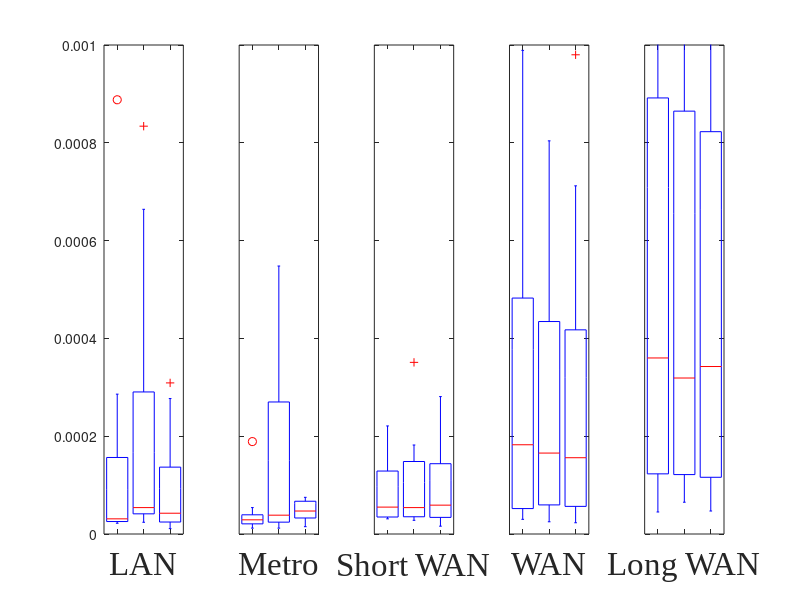

Source code (MATLAB): (Note: this script raises an error after producing the figure.)
clear all;
close all;
clc;

fsize=24;
fsize_legend = 22;
fsize_axis = 24;
fname = 'Times New Roman';

fig = figure;


data1 = dlmread('LAN_TCP_Jitter.csv')';
data2 = dlmread('Metro_TCP_Jitter.csv')';
data3 = dlmread('ShortWAN_TCP_Jitter.csv')';
data4 = dlmread('WAN_TCP_Jitter.csv')';
data5 = dlmread('LongWAN_TCP_Jitter.csv')';

%data1 = dlmread('LAN_UDP_Jitter.csv')';
%data2 = dlmread('Metro_UDP_Jitter.csv')';
%data3 = dlmread('ShortWAN_UDP_Jitter.csv')';
%data4 = dlmread('WAN_UDP_Jitter.csv')';
%data5 = dlmread('LongWAN_UDP_Jitter.csv')';

subplot(1,5,1)
boxplot(data1)
ylim([0 0.001])
xlabel('LAN','fontname',fname,'fontsize',fsize);
set(gca,'xticklabel',[])
%set(gca,'yticklabel',[])

subplot(1,5,2)
boxplot(data2)
ylim([0 0.001])
xlabel('Metro','fontname',fname,'fontsize',fsize);
set(gca,'xticklabel',[])
set(gca,'yticklabel',[])

subplot(1,5,3)
boxplot(data3)
ylim([0 0.001])
xlabel('Short WAN','fontname',fname,'fontsize',fsize);
set(gca,'xticklabel',[])
set(gca,'yticklabel',[])

subplot(1,5,4)
boxplot(data4)
ylim([0 0.001])
xlabel('WAN','fontname',fname,'fontsize',fsize);
set(gca,'xticklabel',[])
set(gca,'yticklabel',[])

subplot(1,5,5)
boxplot(data5)
ylim([0 0.001])
xlabel('Long WAN','fontname',fname,'fontsize',fsize);
set(gca,'xticklabel',[])
set(gca,'yticklabel',[])

han=axes(fig,'visible','off'); 
han.YLabel.Visible='on';
%set(gca,'YTick')
ylabel(sprintf('Jitter','Interpreter','latex','fontname',fname,'fontsize',fsize));


